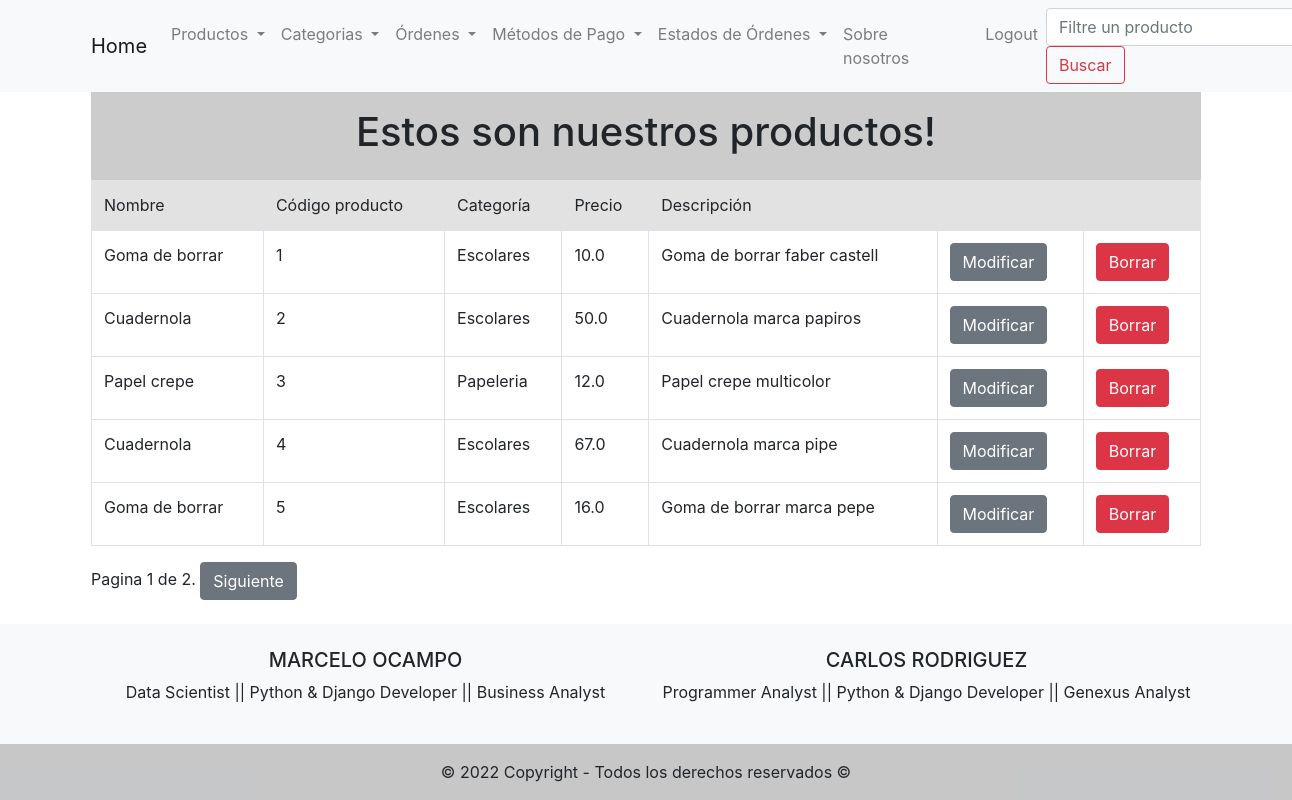
The page /products/list-products/ (signed in) on the database its author committed.
### products/models.py (models this page shows, shortened)
class Products(models.Model):
    product_name = models.CharField(max_length=100)
    product_code = models.IntegerField(unique= True)
    category_code = models.ForeignKey(Categories, on_delete= models.CASCADE)
    product_price = models.FloatField()
    product_description = models.CharField(max_length=200)

class Categories(models.Model):
    category_code = models.IntegerField(unique= True)
    category_name = models.CharField(max_length=100)
    def __str__(self):
        return self.category_name

### products/views.py (the view)
# urls.py: path('list-products/', ListProducts.as_view(), name='list_products'),
class ListProducts(LoginRequiredMixin , ListView):
    model = Products
    template_name = 'products/list_products.html'
    fields = '__all__'
    paginate_by = 5
    def get_queryset(self, *args, **kwargs):
        productFilter = super().get_queryset(*args, **kwargs)
        query = self.request.GET.get('search')
        if query:
            return productFilter.filter(product_name__contains=query)
        return productFilter

### templates/products/list_products.html (shortened to what this page needs)
{% extends 'base.html' %}
{% block nav %}
  <form class="form-inline my-2 my-lg-0" action= "/products/list-products/" method= "GET">
    <input class="form-control mr-sm-2" type="search" name="search" placeholder="Filtre un producto" aria-label="Search">
    <button class="btn btn-outline-danger" type="submit">Buscar</button>
  </form>
{% endblock %}
{% block content %}
    <div class="text-center p-3" style="background-color: rgba(0, 0, 0, 0.2);">
        <h1>Estos son nuestros productos!</h1>
    </div>
    <table class="table table-bordered">
      <thead style="background-color: #E2E2E2;">
        <tr>
          <td>Nombre</td>
          <td>Código producto</td>
          <td>Categoría</td>
          <td>Precio</td>
          <td>Descripción</td>
          <td></td>
          <td></td>
        </tr>
      </thead>
      <tbody>
        {% if object_list %}
          {% for product in object_list %}
            <tr>
              <td>{{product.product_name}}</td>
              <td>{{product.product_code}}</td>
              <td>{{product.category_code}}</td>
              <td>{{product.product_price}}</td>
              <td>{{product.product_description}}</td>
              <td> <a href="/products/update-product/{{product.id}}/" class="btn btn-secondary">Modificar</a> </td>
              <td> <a href="/products/delete-product/{{product.id}}/" class="btn btn-danger">Borrar</a> </td>
            </tr>
          {% endfor %}
    </div>
        {% else %}
          <h1>No hay productos para mostrar</h1>
        {% endif %}
    <div class="pagination">
      <span class="step-links">
          <span class="current">
              Pagina {{ page_obj.number }} de {{ page_obj.paginator.num_pages }}.
          </span>
          {% if page_obj.has_next %}
              <a href="?page={{ page_obj.next_page_number }}" class= "btn btn-secondary">Siguiente</a>
          {% endif %}
      </span>
    </div>
{% endblock content %}

### templates/base.html (style rules this page uses)
html { width: 100%; height: 100%; margin: 0; }

### rows shown on the page
Products: product_name "Goma de borrar", product_code "1", category_code "Escolares", product_price "10.0", product_description "Goma de borrar faber castell"
Products: product_name "Cuadernola", product_code "2", category_code "Escolares", product_price "50.0", product_description "Cuadernola marca papiros"
Products: product_name "Papel crepe", product_code "3", category_code "Papeleria", product_price "12.0", product_description "Papel crepe multicolor"
Products: product_name "Cuadernola", product_code "4", category_code "Escolares", product_price "67.0", product_description "Cuadernola marca pipe"
Products: product_name "Goma de borrar", product_code "5", category_code "Escolares", product_price "16.0", product_description "Goma de borrar marca pepe"

### other values the page prints
{{ page_obj.number }} "1"
{{ page_obj.paginator.num_pages }} "2"
